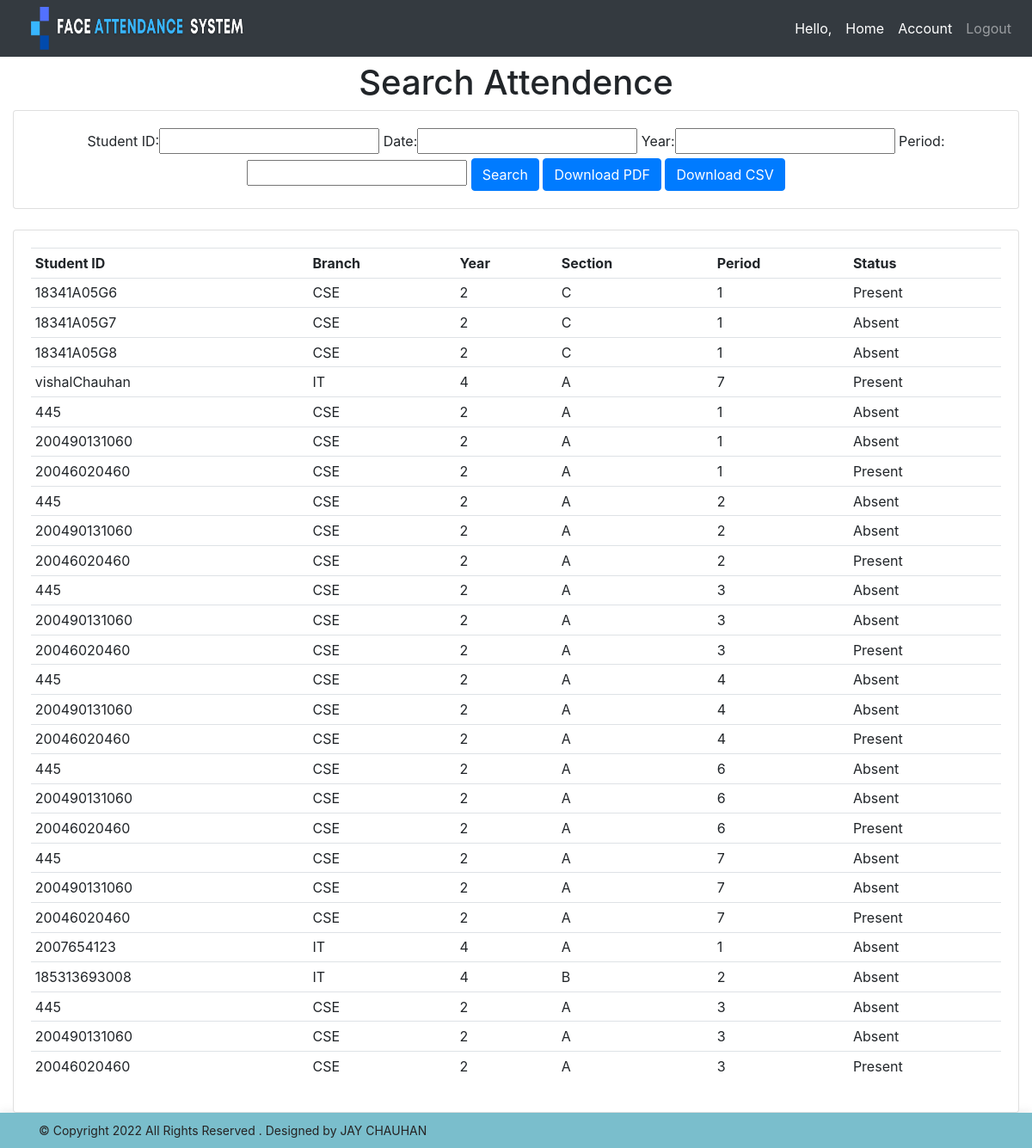
/searchattendence/, run on the app's committed database.
### attendence_sys/models.py (models this page shows, shortened)
class Attendence(models.Model):
    Faculty_Name = models.CharField(max_length=200, null=True, blank=True)
    Student_ID = models.CharField(max_length=200, null=True, blank=True)
    date = models.DateField(auto_now_add = True, null = True)
    time = models.TimeField(auto_now_add=True, null = True)
    branch = models.CharField(max_length=200, null = True)
    year = models.CharField(max_length=200, null = True)
    section = models.CharField(max_length=200, null = True)
    period = models.CharField(max_length=200, null = True)
    status = models.CharField(max_length=200, null = True, default='Absent')

### attendence_sys/views.py (the view)
# urls.py: path('searchattendence/', views.searchAttendence, name='searchattendence'),
def searchAttendence(request):
    attendences = Attendence.objects.all()
    myFilter = AttendenceFilter(request.GET, queryset=attendences)
    attendences = myFilter.qs
    context = {'myFilter': myFilter, 'attendences': attendences, 'ta': False}
    return render(request, 'attendence_sys/attendence.html', context)

### attendence_sys/templates/attendence_sys/attendence.html (shortened to what this page needs)
{% extends 'attendence_sys/main.html' %}
{% block content %}
{% if ta == False %}
<center><h1>Search Attendence</h1></center>
<div class="row">
	<div class="col">
		<div class="card card-body">
			<center>
				<form method="get">
					{{myFilter.form}}
		    		<button class="btn btn-primary" type="submit">Search</button>
					<a href="{% url 'Download' %}" class="btn btn-primary" ><font color="#fff">Download PDF</font></a>
					<a href="{% url 'csv' %}" class="btn btn-primary"><font color="#fff">Download CSV</font></a>
				</form>
			</center>
		</div>
	</div>
</div>
<br>
<div class="row">
	<div class="col-sm-12">
		<div class="card card-body">
			<table class="table table-sm">
				<tr>
					<th>Student ID</th>
					<th>Branch</th>
					<th>Year</th>
					<th>Section</th>
					<th>Period</th>
					<th>Status</th>
				</tr>
				{% for attendence in attendences %}
				<tr>
                    <td>{{ attendence.Student_ID }}</td>
					<td>{{ attendence.branch }}</td>
					<td>{{ attendence.year }}</td>
					<td>{{ attendence.section }}</td>
					<td>{{ attendence.period }}</td>
					<td>{{ attendence.status }}</td>
				</tr>
				{% endfor %}
			</table>
		</div>
	</div>
</div>
{% endif %}
{% endblock %}

### attendence_sys/templates/attendence_sys/main.html (shortened to what this page needs)
<!DOCTYPE html>
<html>
<head>
	<link rel="stylesheet" href="https://stackpath.bootstrapcdn.com/bootstrap/4.3.1/css/bootstrap.min.css">
</head>
<body>
	{%  include 'attendence_sys/navbar.html' %}
	<br>
<br>
<br>
	<div class="container-fluid">
	{% block content %}
	{% endblock %}
    </div>
	<footer id="footer">
        <div class="container">
            <div class="row d-flex align-items-center">
                <div class="col-lg-6 text-lg-left text-center">
                    <div class="copyright" style="align-center">
                        &copy; Copyright 2022 <strong></strong>   All Rights Reserved      .
			                                  Designed by JAY CHAUHAN
                    </div>
                </div>
            </div>
        </div>
    </footer>
</body>
</html>

### attendence_sys/templates/attendence_sys/navbar.html (shortened to what this page needs)
{% load static %}
<nav class="navbar navbar-expand-lg navbar-dark fixed-top bg-dark">
  <a href="{% url 'home' %}"><img src="{% static 'images/logo4.png' %}" height="50px" width="250px" style="margin-left:20px" ></a>
  <div class="collapse navbar-collapse" id="navbarNav">
    <ul class="navbar-nav ml-auto">
      <li class="nav-item active">
        <span class="nav-link">Hello, {{ request.user.faculty }}</span>
      </li>
      <li class="nav-item active">
        <a href="{% url 'home' %}" class="nav-link">Home</a>
      </li>
      <li class="nav-item active">
        <a class="nav-link" href="{% url 'account' %}">Account</a>
      </li>
      <li class="nav-item">
        <a class="nav-link" href="{% url 'logout' %}">Logout</a>
      </li>
    </ul>
  </div>
</nav>

### attendence_sys/templates/attendence_sys/main.html (style rules this page uses)
#footer { background: #7abecc; box-shadow: 0px 0px 12px 0px rgba(0, 0, 0, 0.1); padding: 10px 0; color: #fff; font-size: 14px; font-color: #fff; }
#footer .copyright { color: #252222; }

### data on the page
Attendence: Student_ID "18341A05G6", branch "CSE", year "2", section "C", period "1", status "Present"
Attendence: Student_ID "18341A05G7", branch "CSE", year "2", section "C", period "1", status "Absent"
Attendence: Student_ID "18341A05G8", branch "CSE", year "2", section "C", period "1", status "Absent"
Attendence: Student_ID "vishalChauhan", branch "IT", year "4", section "A", period "7", status "Present"
Attendence: Student_ID "445", branch "CSE", year "2", section "A", period "1", status "Absent"
Attendence: Student_ID "200490131060", branch "CSE", year "2", section "A", period "1", status "Absent"
Attendence: Student_ID "20046020460", branch "CSE", year "2", section "A", period "1", status "Present"
Attendence: Student_ID "445", branch "CSE", year "2", section "A", period "2", status "Absent"
Attendence: Student_ID "200490131060", branch "CSE", year "2", section "A", period "2", status "Absent"
Attendence: Student_ID "20046020460", branch "CSE", year "2", section "A", period "2", status "Present"
Attendence: Student_ID "445", branch "CSE", year "2", section "A", period "3", status "Absent"
Attendence: Student_ID "200490131060", branch "CSE", year "2", section "A", period "3", status "Absent"
Attendence: Student_ID "20046020460", branch "CSE", year "2", section "A", period "3", status "Present"
Attendence: Student_ID "445", branch "CSE", year "2", section "A", period "4", status "Absent"
Attendence: Student_ID "200490131060", branch "CSE", year "2", section "A", period "4", status "Absent"
Attendence: Student_ID "20046020460", branch "CSE", year "2", section "A", period "4", status "Present"
Attendence: Student_ID "445", branch "CSE", year "2", section "A", period "6", status "Absent"
Attendence: Student_ID "200490131060", branch "CSE", year "2", section "A", period "6", status "Absent"
Attendence: Student_ID "20046020460", branch "CSE", year "2", section "A", period "6", status "Present"
Attendence: Student_ID "445", branch "CSE", year "2", section "A", period "7", status "Absent"
Attendence: Student_ID "200490131060", branch "CSE", year "2", section "A", period "7", status "Absent"
Attendence: Student_ID "20046020460", branch "CSE", year "2", section "A", period "7", status "Present"
Attendence: Student_ID "2007654123", branch "IT", year "4", section "A", period "1", status "Absent"
Attendence: Student_ID "185313693008", branch "IT", year "4", section "B", period "2", status "Absent"
Attendence: Student_ID "445", branch "CSE", year "2", section "A", period "3", status "Absent"
Attendence: Student_ID "200490131060", branch "CSE", year "2", section "A", period "3", status "Absent"
Attendence: Student_ID "20046020460", branch "CSE", year "2", section "A", period "3", status "Present"
